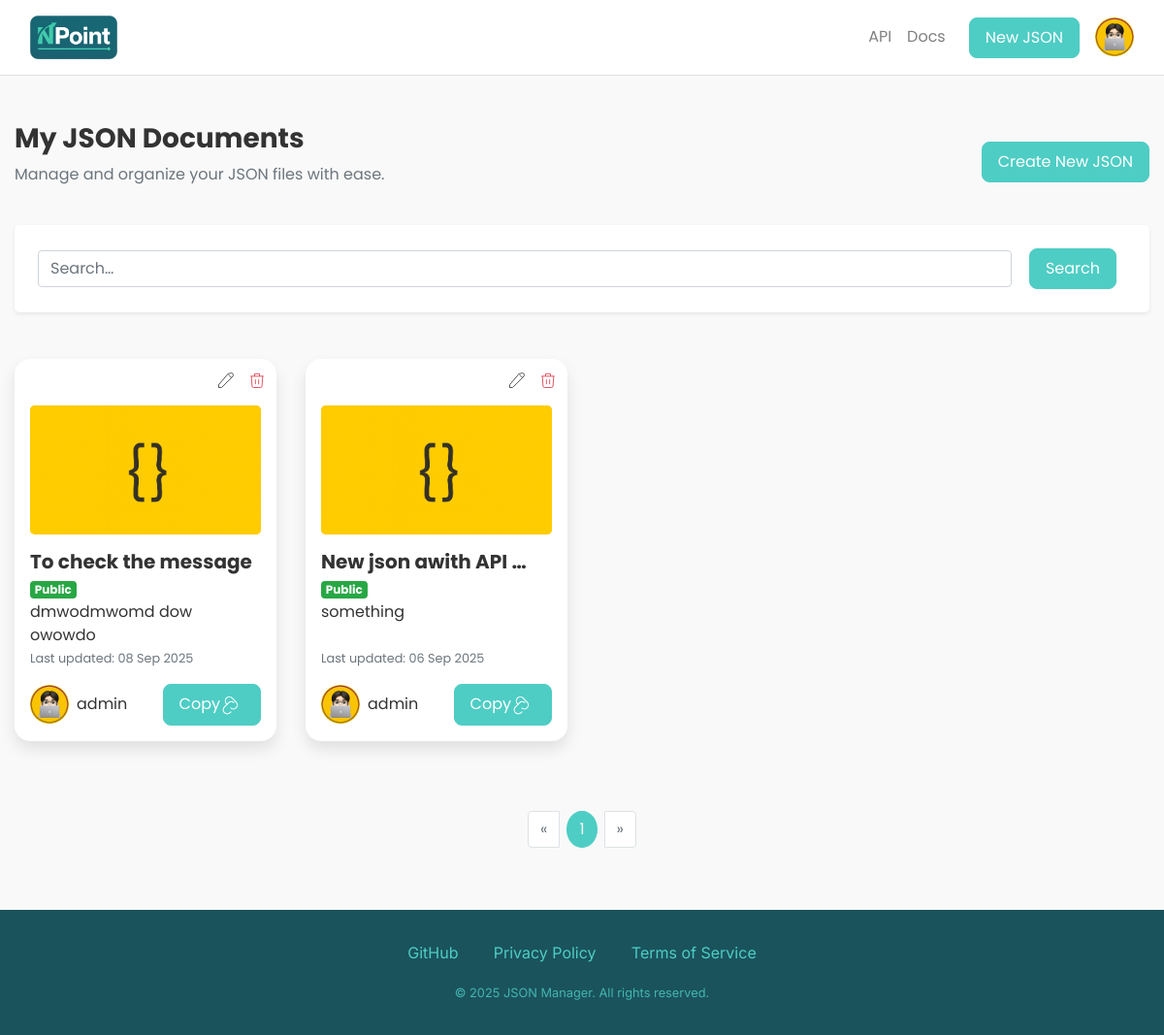
Page /my_json_form (signed in) on the earlier database version.
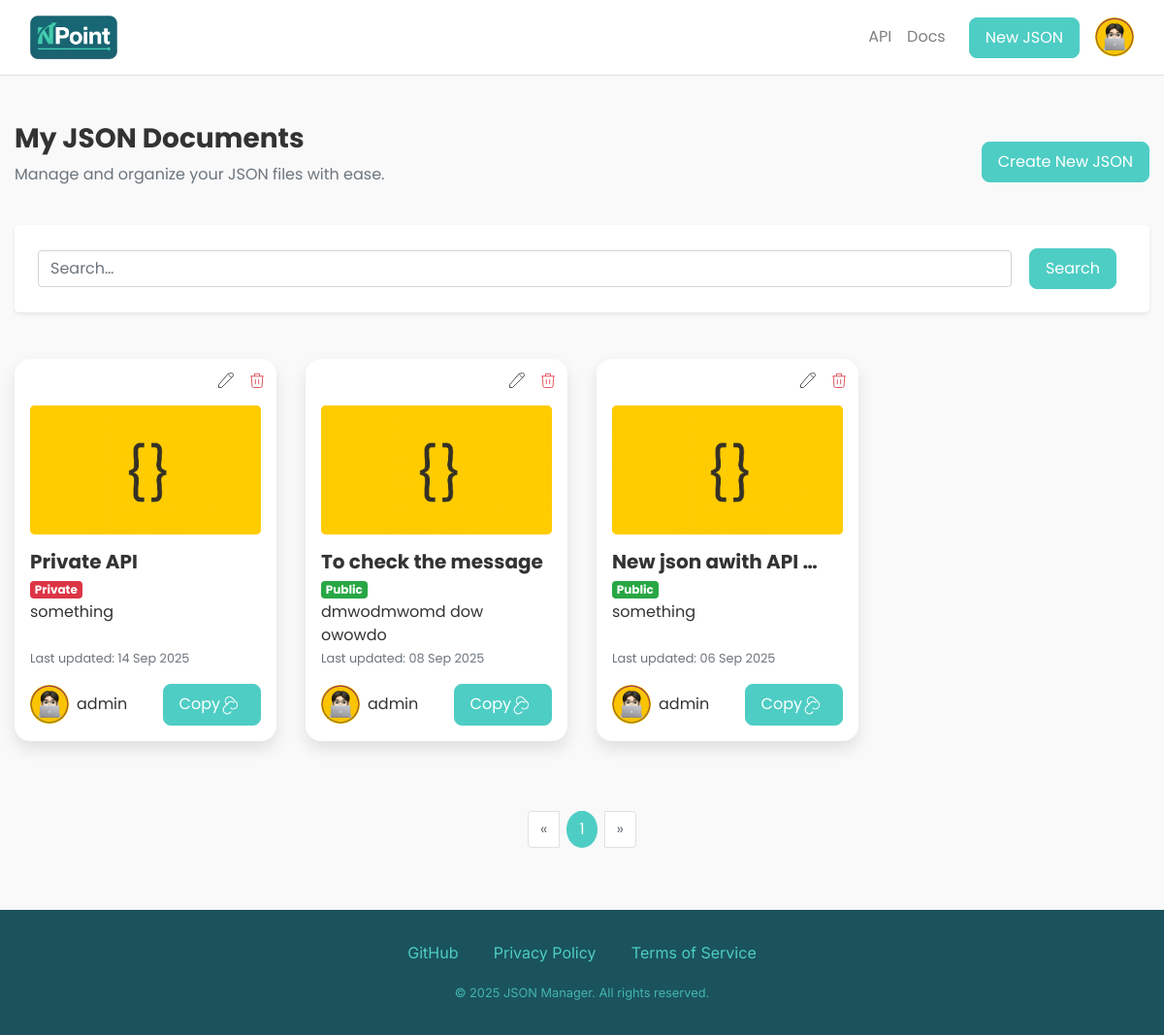
Same page on the later database version.
### npoint_app/models.py (models this page shows, shortened)
class JSONData(models.Model):
    json_id = models.AutoField(primary_key=True)
    user = models.ForeignKey(UserProfile, on_delete=models.CASCADE, related_name='json_data')
    title = models.CharField(max_length=200, db_index=True)
    description = models.TextField(blank=True, null=True, max_length=500)
    json_picture = models.ImageField(upload_to='json_pictures/', blank=True, null=True)
    json_content = models.JSONField()
    json_api = models.CharField(blank=True, null=True)
    is_public = models.BooleanField(default=True)
    created_at = models.DateTimeField(auto_now_add=True)
    updated_at = models.DateTimeField(auto_now=True)
    slug = models.SlugField(max_length=220, blank=True, null=True)  # or unique_together with user
    access_count = models.PositiveIntegerField(default=0)
    class Meta:
        constraints = [
            models.UniqueConstraint(fields=["user", "slug"], name="uniq_user_slug"),
        ]
        indexes = [models.Index(fields=['title'])]

class UserProfile(AbstractUser):
    user_id = models.AutoField(primary_key=True)
    first_name = models.CharField(max_length=50)
    last_name = models.CharField(max_length=50)
    username = models.CharField(max_length=150, unique=True)
    email = models.EmailField(unique=True)
    profile_picture = models.ImageField(upload_to='profiles/', blank=True, null=True)
    created_at = models.DateTimeField(auto_now_add=True)
    updated_at = models.DateTimeField(auto_now=True)

### npoint_app/views.py (the view)
# urls.py: path('my_json_form', views.my_json_form, name='my_json_form'),
@login_required(login_url='login')
def my_json_form(request):
    q = (request.GET.get("q") or "").strip()
    obj = JSONData.objects.filter(user=request.user).order_by('-created_at')
    if q:
        obj = obj.filter(Q(title__icontains=q) | Q(description__icontains=q))
    paginator = Paginator(obj, 12)
    json_forms = paginator.get_page(request.GET.get('page'))
    user = request.user
    params = request.GET.copy()
    params.pop("page", None)
    querystring = params.urlencode()
    if request.method == "GET":
        return render(request, 'npoint_app/my_json_forms.html', {"json_forms": json_forms, "user": user, "q": q,
            "querystring": querystring })
    return render(request, 'npoint_app/my_json_forms.html')

### npoint_app/context_processors.py (called while the page is built)
def humanize_number(value):
    if value is None:
        return "0"
    if value >= 1_000_000:
        return f"{value/1_000_000:.1f}M".rstrip("0").rstrip(".")
    if value >= 1_000:
        return f"{value/1_000:.1f}K".rstrip("0").rstrip(".")
    return str(value)

def site_stats(request):
    total_users = UserProfile.objects.count()
    total_jsons = JSONData.objects.count()
    total_api_calls = JSONData.objects.aggregate(total=Sum("access_count"))["total"] or 0
    return {
        "total_users": humanize_number(total_users),
        "total_jsons": humanize_number(total_jsons),
        "total_api_calls": humanize_number(total_api_calls),
    }

### npoint_app/templates/npoint_app/my_json_forms.html (shortened to what the changed rows need)
{% extends 'npoint_app/base.html' %}
{% load static %}
{% block content %}
<body>
  <div class="d-flex flex-column min-vh-100">
    <main class="flex-grow-1 py-5">
      <div class="container">
        <div class="d-flex flex-column flex-md-row justify-content-between align-items-center mb-4">
          <div>
            <h2 class="h3 font-weight-bold">My JSON Documents</h2>
          </div>
        </div>
        <div class="row">
           {% for json in json_forms %}
          <div class="col-sm-6 col-lg-4 col-xl-3 mb-4 ">
            <div class="card-custom  pt-5 pb-3 px-3 bg-white position-relative" style="height: 100%;">
              <div class="position-absolute" style="top: 10px; right: 10px;">
                <a href="{% url 'edit_json_form' json.slug json.pk %}" class="icon-btn cards-icon-custom mr-2"><svg width="20" height="20" fill="none" stroke="currentColor" viewBox="0 0 24 24"><path d="M15.232 5.232l3.536 3.536M16.732 3.732a2.5 2.5 0 113.536 3.536L6.5 21.036H3v-3.5L14.732 3.732z"/></svg></a>
                <form action="{% url 'delete_json_form' json.pk %}" method="post" style="display:inline;">
                <a type="submit" href="{% url 'delete_json_form' json.pk %}" class="icon-btn cards-icon-custom text-danger"><svg width="20" height="20" fill="none" stroke="currentColor" viewBox="0 0 24 24"><path d="M19 7l-.867 12.142A2 2 0 0116.138 21H7.862a2 2 0 01-1.995-1.858L5 7m5 4v6m4-6v6m1-10V4H9v3M4 7h16"/></svg></a>
                </form>
              </div>
              <div class="thumb bg-warning rounded-lg overflow-hidden d-flex align-items-center justify-content-center mb-3">
                <img
                  {% if json.json_picture %}
                  src="{{ json.json_picture.url }}"
                  {% else %}
                  src="{% static 'npoint_app/images/default_json.png'  %}"
                  {% endif %}
                  alt="JSON Icon" width="298" height="170" class=" rounded-lg object-fit-contain w-100 " >
              </div>
              <h5 class="font-weight-bold mb-1" ><a href="{% url 'json_viewer' json.user.username json.slug json.pk %}">{{ json.title|truncatewords:4 }}</a></h5>
              {% if json.is_public %}
              <span class="badge badge-success">Public</span>
              {% else %}
              <span class="badge badge-danger">Private</span>
              {% endif %}
              <div style="height:50px" >{{ json.description|default_if_none:""|truncatewords:5 }}</div>
              <p class="text-muted font-inter small mb-2">Last updated: {{json.updated_at |date:"d M Y" }} </p>
              <div class=" d-flex justify-content-between mt-3">
                <div class="col-6 d-flex align-items-center p-0">
                  <img {% if user.profile_picture and user.is_authenticated %}
                  src="{{ user.profile_picture.url }}"
                    {% else %}
                      src="{% static 'npoint_app/images/default_img.svg' %}"
                    {% endif %}
                    class="rounded-circle" width="40" height="40">
                      <span class="ml-2 align-self-center">{{ user.username }}</span>
                </div>
                  <a href="" class="icon-btn button-primary-custom" onclick="navigator.clipboard.writeText('{{ json.json_api }}')" >Copy<svg width="25" height="25" fill="none" stroke="currentColor" viewBox="0 0 24 24"><path d="M13.828 10.172a4 4 0 00-5.656 0l-4 4a4 4 0 105.656 5.656l1.102-1.101M10.172 15.071a4 4 0 005.656-5.656l-4-4a4 4 0 00-5.656 5.656l1.102 1.101"/></svg></a>
              </div>
            </div>
          </div>
          {% empty %}
            <p>No JSON files found. <a href="{% url 'json_form' %}">Create one now!</a></p>
          {% endfor %}
        </div>
        <nav class="mt-5 d-flex justify-content-center">
          <ul class="pagination">
            {% for num in json_forms.paginator.page_range %}
              {% if json_forms.number == num %}
                <li class="page-item page-item-custom active mx-2"><a class="page-link" href="?page={{ num }}">{{ num }}</a></li>
              {% elif num > json_forms.number|add:'-3' and num < json_forms.number|add:'3' %}
                <li class="page-item page-item-custom mx-2"><a class="page-link" href="?page={{ num }}">{{ num }}</a></li>
              {% elif num == 1 or num == json_forms.paginator.num_pages %}
                <li class="page-item page-item-custom mx-2"><a class="page-link" href="?page={{ num }}">{{ num }}</a></li>
              {% elif forloop.first or forloop.last %}
                <li class="page-item page-item-custom disabled mx-2"><span class="page-link">...</span></li>
              {% endif %}
            {% endfor %}
          </ul>
        </nav>
      </div>
    </main>
  </div>
</body>
{% endblock %}

### npoint_app/templates/npoint_app/base.html (shortened to what this page needs)
{% load static %}
<!DOCTYPE html>
<html lang="en">
<head>
  <link rel="stylesheet" href="https://stackpath.bootstrapcdn.com/bootstrap/4.5.2/css/bootstrap.min.css">
  <link href="{% static 'npoint_app/css/index_style.css' %}" rel="stylesheet">
</head>
<body class="d-flex flex-column min-vh-100">
  <nav class="navbar navbar-expand-md navbar-light bg-white border-bottom sticky-top py-3">
  <div class="container">
    <a class=" font-weight-bold mb-0 logo "
    {% if user.is_authenticated %}
      href="{% url 'main' %}"
    {% else %}
      href="{% url 'home' %}"
    {% endif %}
    ><img class="logo_img" src={% static 'npoint_app/images/npoint_logo.png' %}> </a>
    <div class="collapse navbar-collapse" id="mainNav">
      <ul class="navbar-nav ml-auto align-items-md-left">
        <ul class="navbar-nav d-flex align-items-left">
        <li class="nav-item"><a href="{% url 'main' %}" class="nav-link">API</a></li>
        <li class="nav-item"><a href="{% url 'docs' %}" class="nav-link">Docs</a></li>
        {% if user.is_authenticated %}
          <li class="nav-item my-2 my-md-0">
            <a class="btn button-primary-custom ml-md-3" href="{% url 'json_form' %}">New JSON</a>
          </li>
          <li class="nav-item dropdown d-none d-md-block ml-md-3">
            <a href="#" class="nav-link p-0 " id="profileDropdown"
               data-toggle="dropdown" aria-haspopup="true" aria-expanded="false">
              <div class="profile-pic">
                <img {% if user.profile_picture and user.is_authenticated %}
                src="{{ user.profile_picture.url }}"
              {% else %}
                src="{% static 'npoint_app/images/default_img.svg' %}"
              {% endif %}
              class="rounded-circle" width="40" height="40">
              </div>
            </a>
          </li>
        {% endif %}
      </ul>
    </div>
  </div>
</nav>
<main class="flex-grow-1">
  {% block content %}
  {% endblock %}
</main>
  <footer class="footer " >
  <div class="container text-center">
    <div class="mb-3">
      <a href="https://github.com/MrUzbek00">GitHub</a>
      <a href="{% url 'privacy_policy' %}">Privacy Policy</a>
      <a href="{% url 'terms_of_service' %}">Terms of Service</a>
    </div>
    <small>&copy; 2025 JSON Manager. All rights reserved.</small>
  </div>
</footer>
</body>
</html>

Differences in the rows shown:
added JSONData: title "Private API", is_public "Private", description "something", updated_at "14 Sep 2025", profile_picture (picture), {{ user.username }} "admin"
